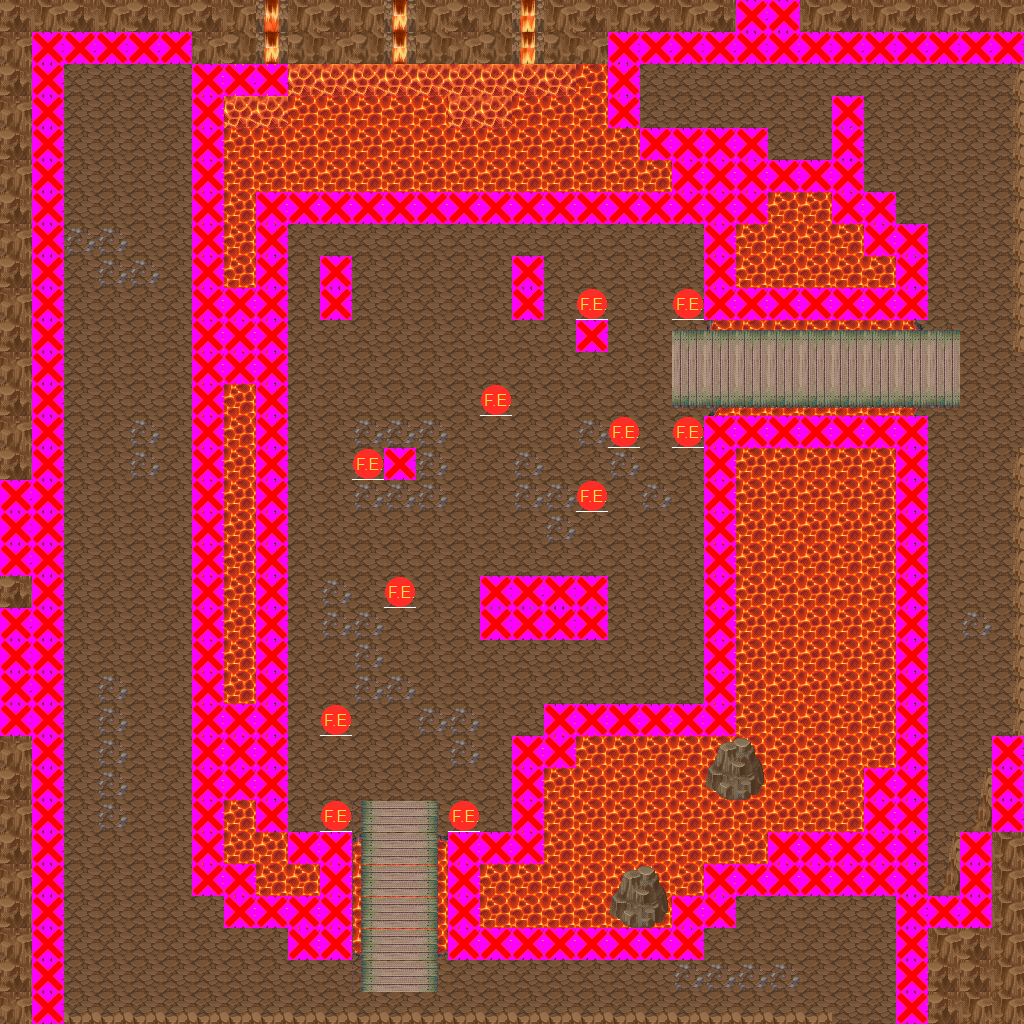

Tiled map render using the project's own tile images. Description and the map definition, with tile-layer contents summarised, below:
An orthogonal 32x32 tile map with 32x32 px tiles, 6 tile layers (Layer 1, Layer 2, Layer 3, Clip, ...), 9 tilesets and 2 objects (2x Portal).

<map version="1.0" orientation="orthogonal" width="32" height="32" tilewidth="32" tileheight="32">
 <tileset firstgid="1" name="Rock" tilewidth="32" tileheight="32">
  <image source="rock.png" />
  <tile id="0">
   <properties>
    <property name="TileType" value="0" />
    <property name="TileType" value="0" />
    <property name="TileType" value="0" />
    <property name="TileType" value="0" />
    <property name="TileType" value="0" />
    <property name="TileType" value="0" />
    <property name="TileType" value="0" />
    <property name="TileType" value="0" />
    <property name="TileType" value="0" />
    <property name="TileType" value="0" />
    <property name="TileType" value="0" />
    <property name="TileType" value="0" />
    <property name="TileType" value="0" />
    <property name="TileType" value="0" />
    <property name="TileType" value="0" />
    <property name="TileType" value="0" />
    <property name="TileType" value="0" />
    <property name="TileType" value="0" />
    <property name="TileType" value="0" />
    <property name="TileType" value="0" />
    <property name="TileType" value="0" />
    <property name="TileType" value="0" />
   </properties>
  </tile>
 </tileset>
 <tileset firstgid="2" name="Lava" tilewidth="32" tileheight="32">
  <image source="lava.png" />
  <tile id="0">
   <properties>
    <property name="TileType" value="1" />
    <property name="TileType" value="1" />
    <property name="TileType" value="1" />
    <property name="TileType" value="1" />
    <property name="TileType" value="1" />
    <property name="TileType" value="1" />
    <property name="TileType" value="1" />
    <property name="TileType" value="1" />
    <property name="TileType" value="1" />
    <property name="TileType" value="1" />
    <property name="TileType" value="1" />
    <property name="TileType" value="1" />
    <property name="TileType" value="1" />
    <property name="TileType" value="1" />
    <property name="TileType" value="1" />
    <property name="TileType" value="1" />
    <property name="TileType" value="1" />
    <property name="TileType" value="1" />
    <property name="TileType" value="1" />
    <property name="TileType" value="1" />
    <property name="TileType" value="1" />
    <property name="TileType" value="1" />
   </properties>
  </tile>
 </tileset>
 <tileset firstgid="3" name="FireEnemy" tilewidth="32" tileheight="32">
  <image source="FireEnemyIcon.png" trans="ff00ff" />
  <tile id="0">
   <properties>
    <property name="Type" value="Fire" />
    <property name="Type" value="Fire" />
    <property name="Type" value="Fire" />
    <property name="Type" value="Fire" />
    <property name="Type" value="Fire" />
    <property name="Type" value="Fire" />
    <property name="Type" value="Fire" />
    <property name="Type" value="Fire" />
    <property name="Type" value="Fire" />
    <property name="Type" value="Fire" />
    <property name="Type" value="Fire" />
    <property name="Type" value="Fire" />
    <property name="Type" value="Fire" />
    <property name="Type" value="Fire" />
    <property name="Type" value="Fire" />
    <property name="Type" value="Fire" />
    <property name="Type" value="Fire" />
    <property name="Type" value="Fire" />
    <property name="Type" value="Fire" />
    <property name="Type" value="Fire" />
    <property name="Type" value="Fire" />
    <property name="Type" value="Fire" />
   </properties>
  </tile>
  <tile id="1">
   <properties>
    <property name="Type" value="Wind" />
    <property name="Type" value="Wind" />
    <property name="Type" value="Wind" />
    <property name="Type" value="Wind" />
    <property name="Type" value="Wind" />
    <property name="Type" value="Wind" />
    <property name="Type" value="Wind" />
    <property name="Type" value="Wind" />
    <property name="Type" value="Wind" />
    <property name="Type" value="Wind" />
    <property name="Type" value="Wind" />
    <property name="Type" value="Wind" />
    <property name="Type" value="Wind" />
    <property name="Type" value="Wind" />
    <property name="Type" value="Wind" />
    <property name="Type" value="Wind" />
   </properties>
  </tile>
 </tileset>
 <tileset firstgid="5" name="Clip" tilewidth="32" tileheight="32">
  <image source="solid.jpg" trans="ff00ff" />
 </tileset>
 <tileset firstgid="6" name="MountainPieces" tilewidth="32" tileheight="32">
  <image source="MountainPieces.png" trans="ffffff" />
 </tileset>
 <tileset firstgid="318" name="ConnectionLavat" tilewidth="32" tileheight="32">
  <image source="ConnectionLavat.png" trans="ffffff" />
 </tileset>
 <tileset firstgid="366" name="LavaGround" tilewidth="32" tileheight="32">
  <image source="LavaGround.png" trans="ffffff" />
 </tileset>
 <tileset firstgid="414" name="Overflow" tilewidth="32" tileheight="32">
  <image source="Overflow.png" trans="ffffff" />
 </tileset>
 <tileset firstgid="462" name="FireBossIcon" tilewidth="32" tileheight="32">
  <image source="FireBossIcon.png" trans="ff00ff" />
  <tile id="0">
   <properties>
    <property name="Type" value="FireBoss" />
   </properties>
  </tile>
 </tileset>
 <layer name="Layer 1" width="32" height="32">
  <data>[1024 cells, 1024 non-empty, 1 distinct tile ids]</data>
 </layer>
 <layer name="Layer 2" width="32" height="32">
  <data>[1024 cells, 621 non-empty, 31 distinct tile ids]</data>
 </layer>
 <layer name="Layer 3" width="32" height="32">
  <data>[1024 cells, 59 non-empty, 14 distinct tile ids]</data>
 </layer>
 <layer name="Clip" width="32" height="32">
  <data>[1024 cells, 255 non-empty, 1 distinct tile ids]</data>
 </layer>
 <layer name="Enemy" width="32" height="32">
  <data>[1024 cells, 11 non-empty, 1 distinct tile ids]</data>
 </layer>
 <objectgroup name="Objects" width="32" height="32">
  <object name="Portal" type="Portal" x="835" y="1001" width="51" height="16">
   <properties>
    <property name="DestinationMap" value="Levels\TestFireMap\Mountain6" />
    <property name="DestinationX" value="26" />
    <property name="DestinationY" value="2" />
   </properties>
  </object>
  <object name="Portal2" type="Portal" x="1009" y="364" width="11" height="77">
   <properties>
    <property name="DestinationMap" value="Levels\TestFireMap\Mountain4" />
    <property name="DestinationX" value="2" />
    <property name="DestinationY" value="12" />
   </properties>
  </object>
 </objectgroup>
 <layer name="Collectable" width="32" height="32">
  <data>[1024 cells, 0 non-empty, 0 distinct tile ids]</data>
 </layer>
</map>
